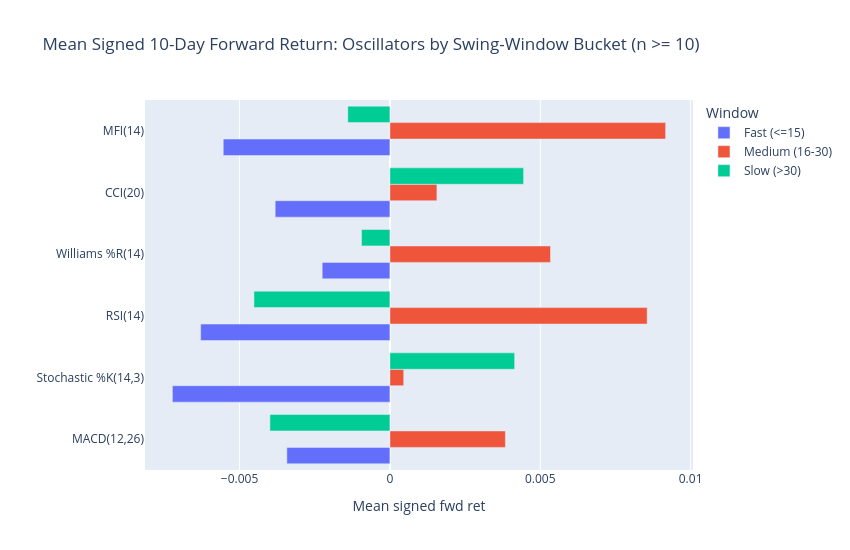

The notebook cell this image was saved under:
### Code cell
# Chart 3 - does detector sensitivity matter? Headline horizon = 10 days.
by_bucket = (
    events_df[events_df["horizon"] == HEADLINE_HORIZON]
    .groupby(["osc_label", "window_bucket"])["signed_fwd_ret"]
    .agg(n="size", mean="mean")
    .reset_index()
)
by_bucket = by_bucket[by_bucket["n"] >= MIN_SIGNALS_PER_CUT]

osc_order = by_bucket.groupby("osc_label")["mean"].mean().sort_values().index
by_bucket["osc_label"] = pd.Categorical(by_bucket["osc_label"], categories=osc_order, ordered=True)
by_bucket = by_bucket.sort_values("osc_label")

fig3 = px.bar(
    by_bucket,
    x="mean",
    y="osc_label",
    color="window_bucket",
    orientation="h",
    barmode="group",
    category_orders={"window_bucket": ["Fast (<=15)", "Medium (16-30)", "Slow (>30)"]},
    title=f"Mean Signed {HEADLINE_HORIZON}-Day Forward Return: Oscillators by Swing-Window Bucket (n >= {MIN_SIGNALS_PER_CUT})",
    labels={"mean": "Mean signed fwd ret", "osc_label": "", "window_bucket": "Window"},
)
fig3.update_layout(height=550, width=850)
fig3.show()

### Figure 1 — Plotly figure (JSON) as saved in the notebook; plotly's stock layout.template omitted (floating-point values rounded to 4 significant figures)
{"data": [{"alignmentgroup": "True", "hovertemplate": "Window=Fast (<=15)<br>Mean signed fwd ret=%{x}<br>=%{y}<extra></extra>", "legendgroup": "Fast (<=15)", "marker": {"color": "#636efa", "pattern": {"shape": ""}}, "name": "Fast (<=15)", "offsetgroup": "Fast (<=15)", "orientation": "h", "showlegend": true, "textposition": "auto", "x": [-0.003428, -0.007234, -0.006294, -0.002252, -0.003815, -0.005543], "xaxis": "x", "y": ["MACD(12,26)", "Stochastic %K(14,3)", "RSI(14)", "Williams %R(14)", "CCI(20)", "MFI(14)"], "yaxis": "y", "type": "bar"}, {"alignmentgroup": "True", "hovertemplate": "Window=Medium (16-30)<br>Mean signed fwd ret=%{x}<br>=%{y}<extra></extra>", "legendgroup": "Medium (16-30)", "marker": {"color": "#EF553B", "pattern": {"shape": ""}}, "name": "Medium (16-30)", "offsetgroup": "Medium (16-30)", "orientation": "h", "showlegend": true, "textposition": "auto", "x": [0.00384, 0.0004584, 0.008556, 0.005341, 0.001563, 0.009169], "xaxis": "x", "y": ["MACD(12,26)", "Stochastic %K(14,3)", "RSI(14)", "Williams %R(14)", "CCI(20)", "MFI(14)"], "yaxis": "y", "type": "bar"}, {"alignmentgroup": "True", "hovertemplate": "Window=Slow (>30)<br>Mean signed fwd ret=%{x}<br>=%{y}<extra></extra>", "legendgroup": "Slow (>30)", "marker": {"color": "#00cc96", "pattern": {"shape": ""}}, "name": "Slow (>30)", "offsetgroup": "Slow (>30)", "orientation": "h", "showlegend": true, "textposition": "auto", "x": [-0.003991, 0.004148, -0.004521, -0.0009427, 0.004445, -0.001401], "xaxis": "x", "y": ["MACD(12,26)", "Stochastic %K(14,3)", "RSI(14)", "Williams %R(14)", "CCI(20)", "MFI(14)"], "yaxis": "y", "type": "bar"}], "layout": {"xaxis": {"anchor": "y", "domain": [0.0, 1.0], "title": {"text": "Mean signed fwd ret"}}, "yaxis": {"anchor": "x", "domain": [0.0, 1.0], "title": {"text": ""}}, "legend": {"title": {"text": "Window"}, "tracegroupgap": 0}, "title": {"text": "Mean Signed 10-Day Forward Return: Oscillators by Swing-Window Bucket (n >= 10)"}, "barmode": "group", "height": 550, "width": 850}}
